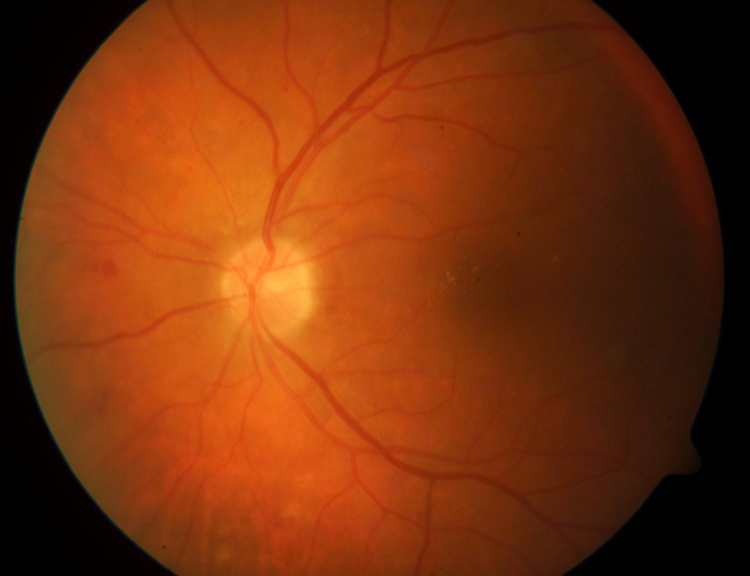
#> input picture image002.jpg, 1500 x 1152 px (shown at 1/2 size)
$ python bloodvessel2.py
#> lines starting #> are read from the running program, lines starting #| are printed output that depends on the picture; after the words box and inside, x2 and y2 are one past the last pixel; in counts of white or black regions, pixels touching at a corner belong together
import cv2
import numpy as np
import Image

#img = Image.open('image032.png')
#img.save('image032.jpg')
res = cv2.imread('image002.jpg',1)
#> res is the input picture: shape (1152, 1500, 3); mean B, G, R 13.3, 50.6, 121.2
#img = cv2.resize(res,None,fx=0.25, fy=0.25, interpolation = cv2.INTER_CUBIC)
img = cv2.resize(res,(640,491))
cv2.imshow('initial',img)

#cv2.imshow('image',img)
# Convert BGR to HSV
#hsv = cv2.cvtColor(img, cv2.COLOR_BGR2HSV)


gray=cv2.cvtColor(img, cv2.COLOR_BGR2GRAY)
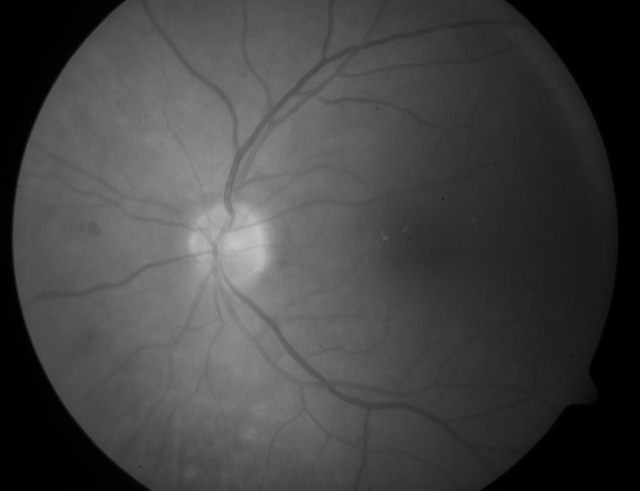
#> gray: shape (491, 640); min 0, max 195, mean 67.4
# [5 lines of commented-out code are left out]
kernel1 = np.ones((7,7),np.uint8)
kernel2 = np.ones((3,3),np.uint8)
kernel3 = np.ones((4,4),np.uint8)
b,g,r=cv2.split(img)
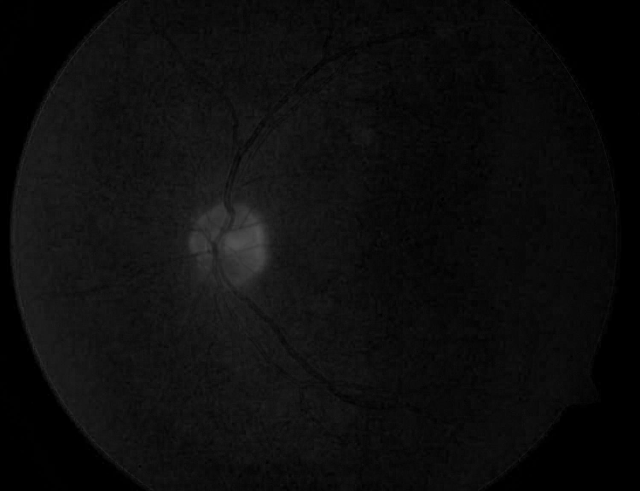
#> b: shape (491, 640); min 0, max 82, mean 13.3
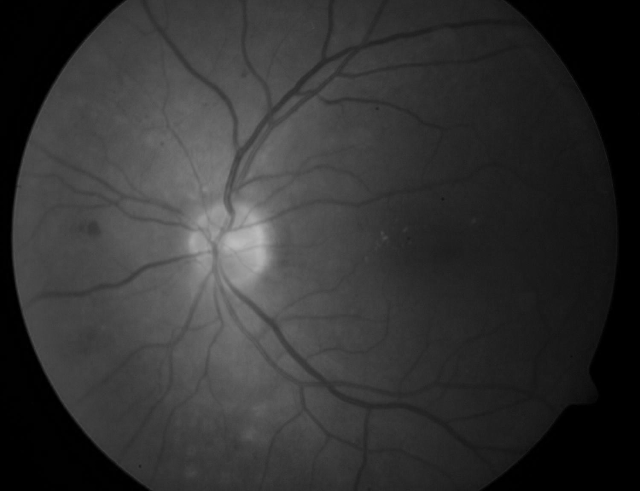
#> g: shape (491, 640); min 0, max 187, mean 50.5
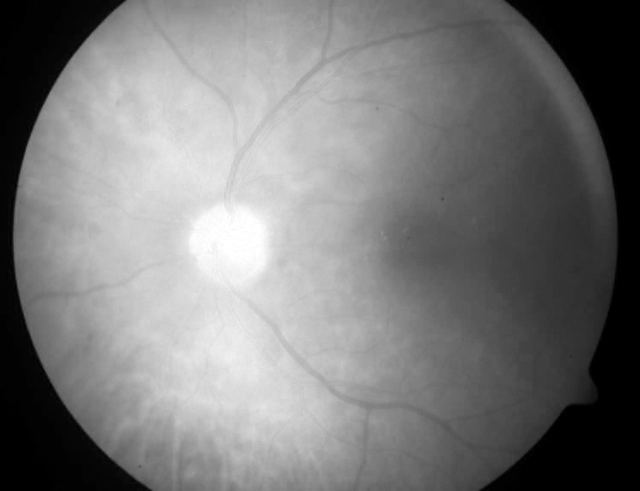
#> r: shape (491, 640); min 0, max 255, mean 121.1

cv2.imshow('green',g)
closing1 = cv2.morphologyEx(g, cv2.MORPH_CLOSE, kernel1)
closing2 = cv2.morphologyEx(g, cv2.MORPH_CLOSE, kernel2)
cv2.imshow('closing1',closing1)
cv2.imshow('closing2',closing2)
###############33
greensubclosing=cv2.subtract(closing1,g)
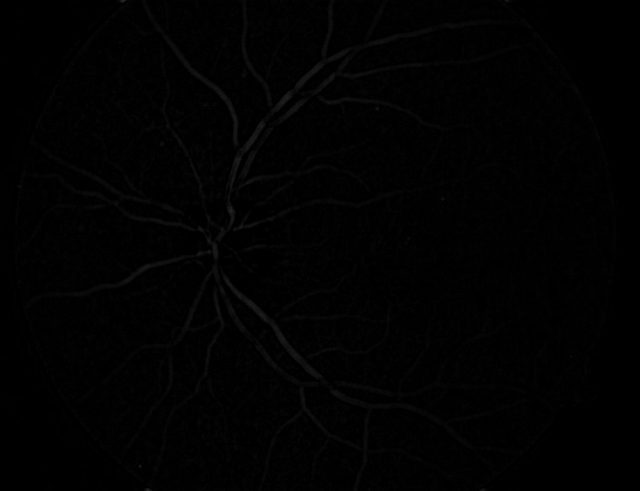
#> greensubclosing: shape (491, 640); min 0, max 41, mean 1.6
cv2.imshow('green-closing1',greensubclosing)
###############3
# plot all the images and their histograms
#gradient_image=np.array(closing1)-np.array(closing2)
gradient_image=greensubclosing
cv2.imshow('gradient_image',gradient_image)

#gradient_image_th = cv2.adaptiveThreshold(gradient_image, 255, cv2.ADAPTIVE_THRESH_GAUSSIAN_C, cv2.THRESH_BINARY, 5, 0)
ret,gradient_image_th = cv2.threshold(gradient_image,2,255,cv2.THRESH_BINARY)
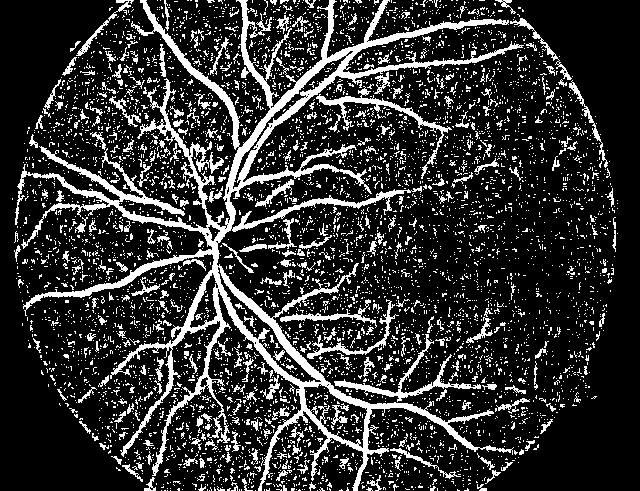
#> gradient_image_th: shape (491, 640); 19.2% white; 5611 white regions (5272 under 20 px), largest, box (x1, y1, x2, y2) and area: (15, 0, 524, 491) 24853, (316, 86, 452, 179) 1086, (334, 334, 481, 402) 1068
#blur = cv2.GaussianBlur(gradient_image,(5,5),0)
#ret3,gradient_image_th = cv2.threshold(blur,0,255,cv2.THRESH_BINARY+cv2.THRESH_OTSU)
cv2.imshow('image',gradient_image_th)
# [10 lines of commented-out code are left out]

cv2.imshow('final',cv2.subtract(g,gradient_image_th))
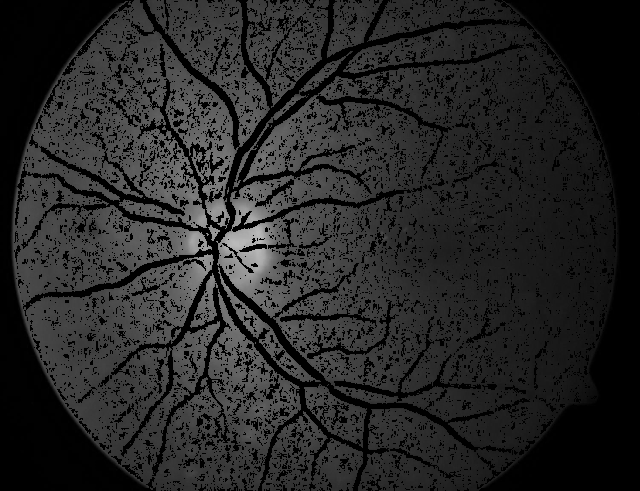
#> window 'final': shape (491, 640); min 0, max 187, mean 38.3
#cv2.imwrite('image002_bv.jpg',cv2.subtract(g,gradient_image_th))
cv2.imwrite('bv018.jpg',gradient_image_th)
#detecting exudates


cv2.waitKey(0)
cv2.destroyAllWindows()

$ run again, with image045.jpg copied over image002.jpg
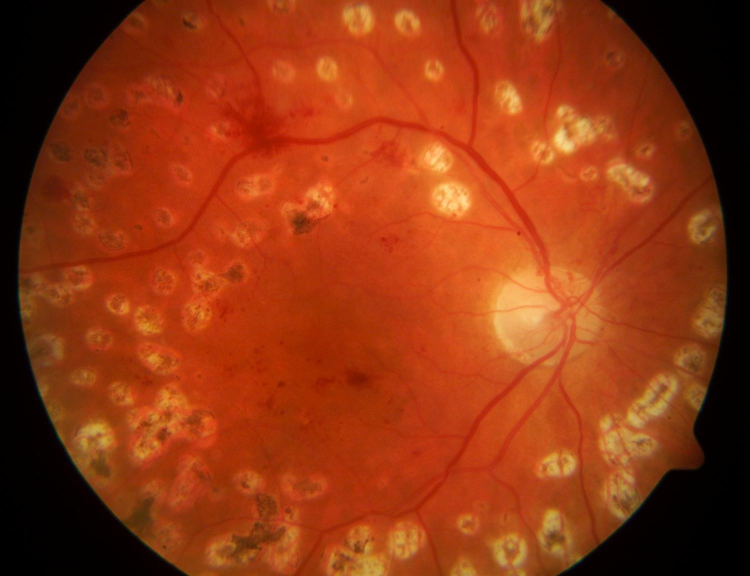
#> input picture image045.jpg, 1500 x 1152 px (shown at 1/2 size)
#> res is the input picture: shape (1152, 1500, 3); mean B, G, R 17.7, 54.8, 145.2
#> `ret,gradient_image_th = cv2.threshold(gradient_image,2,255,cv2.THRESH_..`:
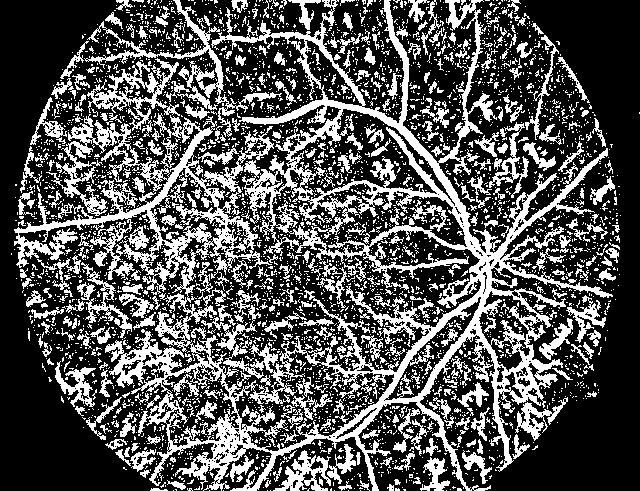
#> gradient_image_th: shape (491, 640); 32.7% white; 3784 white regions (3391 under 20 px), largest, box (x1, y1, x2, y2) and area: (14, 0, 613, 491) 53836, (84, 0, 282, 137) 2636, (87, 58, 180, 137) 1881
#> `cv2.imshow('final',cv2.subtract(g,gradient_image_th))`:
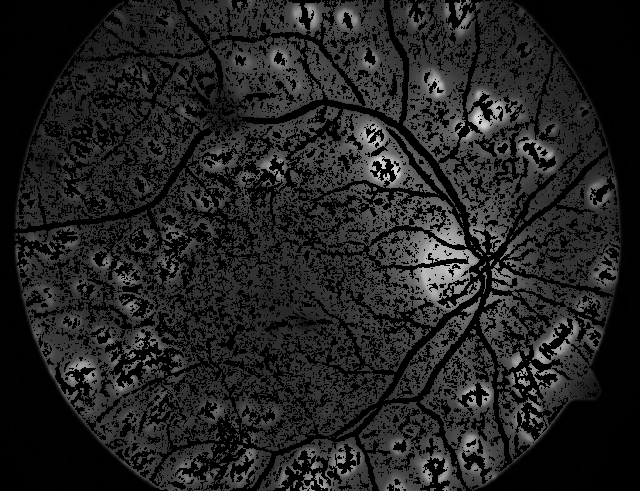
#> window 'final': shape (491, 640); min 0, max 219, mean 34.3

$ run again, with 16_right.jpeg copied over image002.jpg
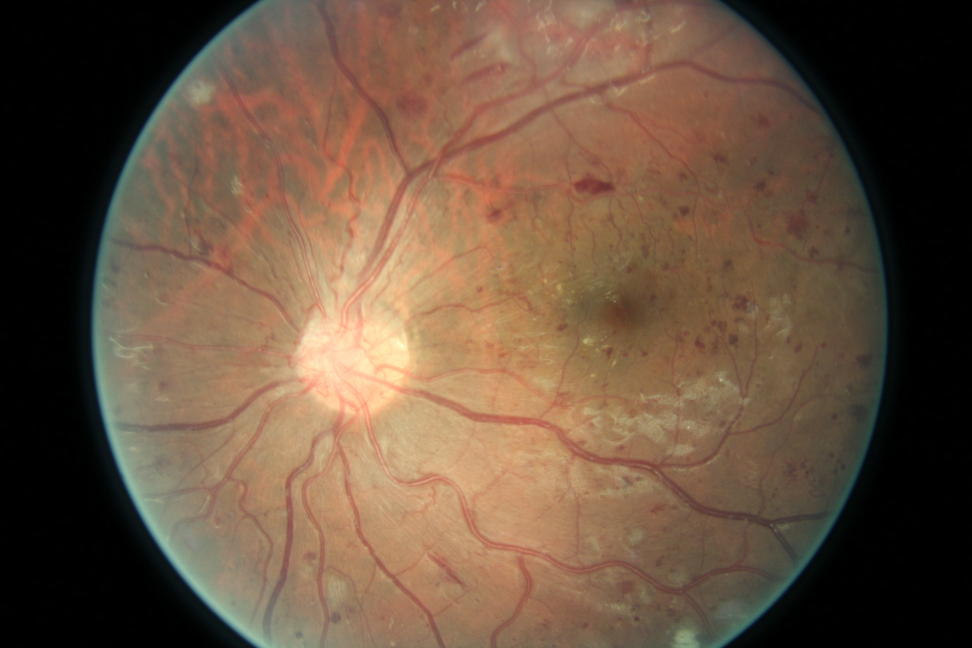
#> input picture 16_right.jpeg, 3888 x 2592 px (shown at 1/4 size)
#> res is the input picture: shape (2592, 3888, 3); mean B, G, R 64.2, 82.9, 105.8
#> `ret,gradient_image_th = cv2.threshold(gradient_image,2,255,cv2.THRESH_..`:
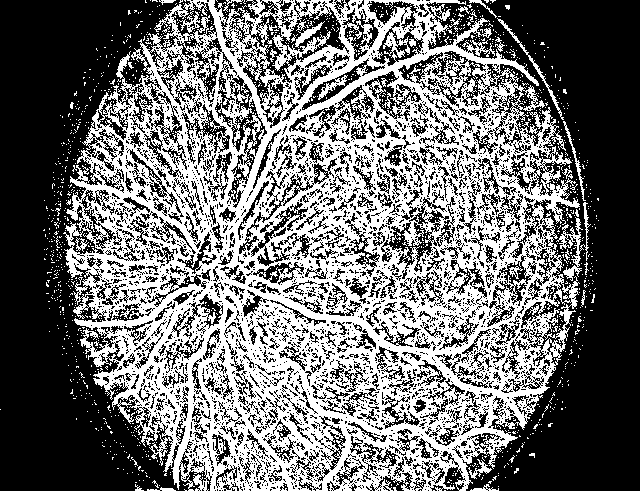
#> gradient_image_th: shape (491, 640); 44.1% white; 1632 white regions (1601 under 20 px), largest, box (x1, y1, x2, y2) and area: (63, 0, 580, 491) 132428, (556, 202, 591, 281) 629, (497, 18, 564, 120) 326
#> `cv2.imshow('final',cv2.subtract(g,gradient_image_th))`:
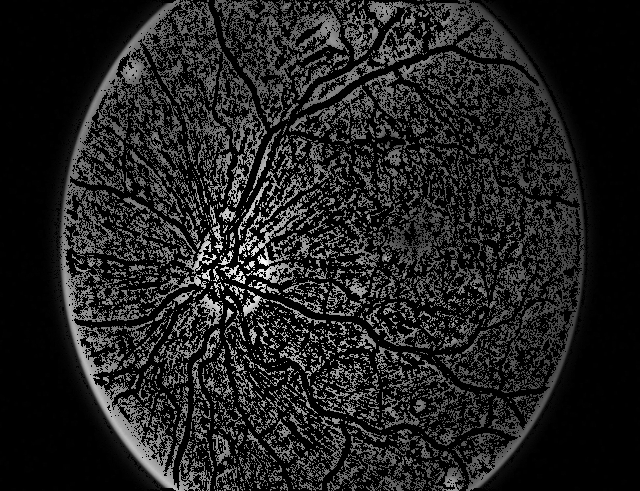
#> window 'final': shape (491, 640); min 0, max 254, mean 33.6
